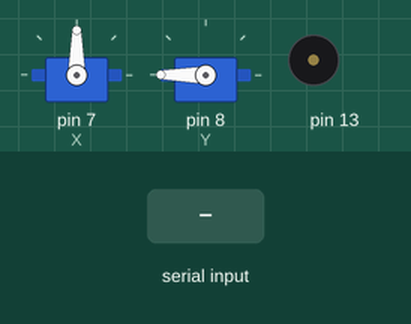
Recording of a sketch running on a simulated Arduino Uno, built with avr-gcc and run on an emulated ATmega328P. Parts: 2 × servo, buzzer (waves = sounding). The test bench sets the inputs (shaded band).

Above: at 1.2 s.
1.3 s: "a,45\n" received over Serial
At 1.7 s:
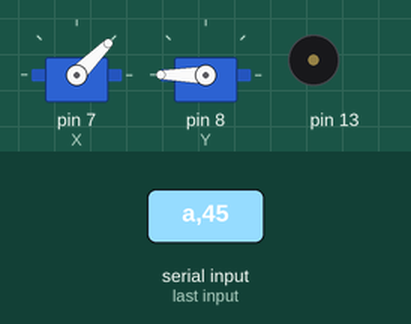
2.8 s: "b90\n" received over Serial
At 4.0 s:
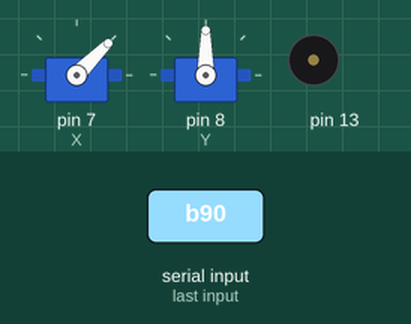
4.3 s: "a90\n" received over Serial
At 5.1 s:
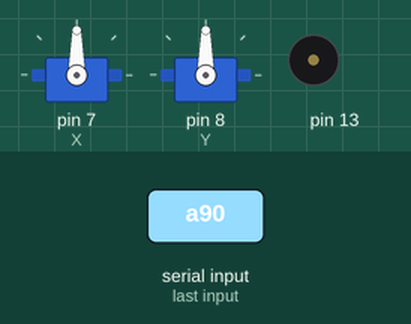
5.8 s: "b,45\n" received over Serial
At 6.3 s:
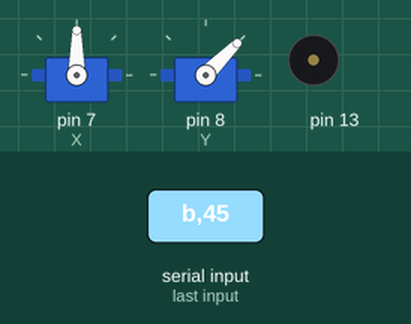
7.3 s: "c90\n" received over Serial
At 7.7 s:
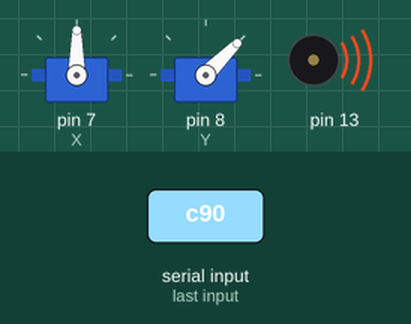
9.3 s: "a" received over Serial
At 10.7 s:
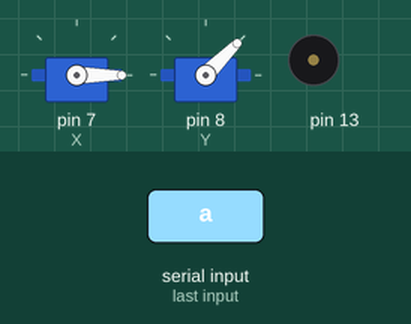
Timing chart, 0 to 12.3 s (numbered marks = the images above; inputs shaded):
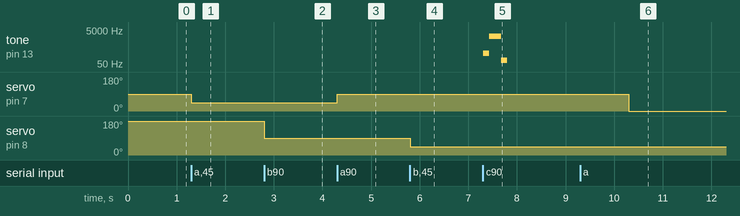

The sketch:

sketch_jun18a.ino
```cpp
#include<Servo.h>
Servo X ;
Servo Y ;

void setup() {

  X.attach(7);
  Y.attach(8);
  Serial.begin(9600);
  X.write(90);
  Y.write(180);
  pinMode(13,OUTPUT);
}
void loop() {
if(Serial.available())
{
 char x =Serial.read();
 int v =Serial.parseInt();

  if(x =='a')
  {
    X.write(v);
  }
  if(x =='b')
  {
    Y.write(v);
  }
  if(x=='c')
    {
      tone(13,220,125);
      delay(125);
      tone(13,2093,250);
      delay(250);
      tone(13,82,125);
      delay(125);
    }
  }
}
```

Measured:
- after the input at 1.3 s, servo on pin 7 (X): 90° → 45° at once
- after the input at 2.8 s, servo on pin 8 (Y): 180° → 90° at once
- after the input at 4.3 s, servo on pin 7 (X): 45° → 90° at once
- after the input at 5.8 s, servo on pin 8 (Y): 90° → 45° at once
- after the input at 7.3 s, tone on pin 13: silent → 220 Hz at once, → 2093 Hz 0.13 s later, → 82 Hz 0.25 s later, → silent 0.13 s later
- after the input at 9.3 s, servo on pin 7 (X): 90° → 0° after 1.0 s
